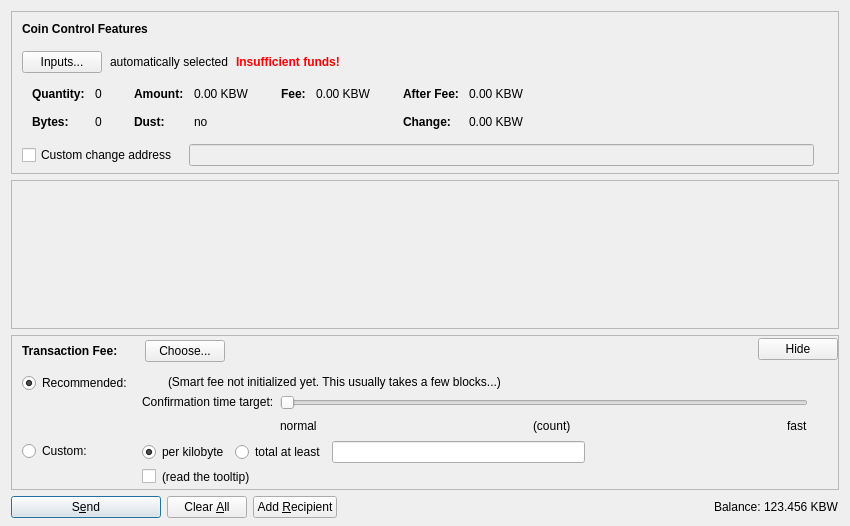
<?xml version="1.0" encoding="UTF-8"?>
<ui version="4.0">
 <class>SendCoinsDialog</class>
 <widget class="QDialog" name="SendCoinsDialog">
  <property name="geometry">
   <rect>
    <x>0</x>
    <y>0</y>
    <width>850</width>
    <height>526</height>
   </rect>
  </property>
  <property name="windowTitle">
   <string>Send Coins</string>
  </property>
  <layout class="QVBoxLayout" name="verticalLayout" stretch="0,1,0,0">
   <property name="bottomMargin">
    <number>8</number>
   </property>
   <item>
    <widget class="QFrame" name="frameCoinControl">
     <property name="sizePolicy">
      <sizepolicy hsizetype="Expanding" vsizetype="Expanding">
       <horstretch>0</horstretch>
       <verstretch>0</verstretch>
      </sizepolicy>
     </property>
     <property name="maximumSize">
      <size>
       <width>16777215</width>
       <height>16777215</height>
      </size>
     </property>
     <property name="frameShape">
      <enum>QFrame::StyledPanel</enum>
     </property>
     <property name="frameShadow">
      <enum>QFrame::Sunken</enum>
     </property>
     <layout class="QVBoxLayout" name="verticalLayoutCoinControl2">
      <property name="spacing">
       <number>0</number>
      </property>
      <property name="leftMargin">
       <number>0</number>
      </property>
      <property name="topMargin">
       <number>0</number>
      </property>
      <property name="rightMargin">
       <number>0</number>
      </property>
      <property name="bottomMargin">
       <number>6</number>
      </property>
      <item>
       <layout class="QVBoxLayout" name="verticalLayoutCoinControl" stretch="0,0,0,0,1">
        <property name="spacing">
         <number>0</number>
        </property>
        <property name="leftMargin">
         <number>10</number>
        </property>
        <property name="topMargin">
         <number>10</number>
        </property>
        <item>
         <layout class="QHBoxLayout" name="horizontalLayoutCoinControl1">
          <property name="bottomMargin">
           <number>15</number>
          </property>
          <item>
           <widget class="QLabel" name="labelCoinControlFeatures">
            <property name="sizePolicy">
             <sizepolicy hsizetype="Preferred" vsizetype="Maximum">
              <horstretch>0</horstretch>
              <verstretch>0</verstretch>
             </sizepolicy>
            </property>
            <property name="font">
             <font>
              <weight>75</weight>
              <bold>true</bold>
             </font>
            </property>
            <property name="styleSheet">
             <string notr="true">font-weight:bold;</string>
            </property>
            <property name="text">
             <string>Coin Control Features</string>
            </property>
           </widget>
          </item>
         </layout>
        </item>
        <item>
         <layout class="QHBoxLayout" name="horizontalLayoutCoinControl2" stretch="0,0,0,0">
          <property name="spacing">
           <number>8</number>
          </property>
          <property name="bottomMargin">
           <number>10</number>
          </property>
          <item>
           <widget class="QPushButton" name="pushButtonCoinControl">
            <property name="styleSheet">
             <string notr="true"/>
            </property>
            <property name="text">
             <string>Inputs...</string>
            </property>
            <property name="autoDefault">
             <bool>false</bool>
            </property>
           </widget>
          </item>
          <item>
           <widget class="QLabel" name="labelCoinControlAutomaticallySelected">
            <property name="text">
             <string>automatically selected</string>
            </property>
            <property name="margin">
             <number>5</number>
            </property>
           </widget>
          </item>
          <item>
           <widget class="QLabel" name="labelCoinControlInsuffFunds">
            <property name="font">
             <font>
              <weight>75</weight>
              <bold>true</bold>
             </font>
            </property>
            <property name="styleSheet">
             <string notr="true">color:red;font-weight:bold;</string>
            </property>
            <property name="text">
             <string>Insufficient funds!</string>
            </property>
            <property name="margin">
             <number>5</number>
            </property>
           </widget>
          </item>
          <item>
           <spacer name="horizontalSpacerCoinControl">
            <property name="orientation">
             <enum>Qt::Horizontal</enum>
            </property>
            <property name="sizeHint" stdset="0">
             <size>
              <width>40</width>
              <height>1</height>
             </size>
            </property>
           </spacer>
          </item>
         </layout>
        </item>
        <item>
         <widget class="QWidget" name="widgetCoinControl" native="true">
          <property name="sizePolicy">
           <sizepolicy hsizetype="Preferred" vsizetype="Preferred">
            <horstretch>0</horstretch>
            <verstretch>0</verstretch>
           </sizepolicy>
          </property>
          <property name="minimumSize">
           <size>
            <width>0</width>
            <height>0</height>
           </size>
          </property>
          <property name="styleSheet">
           <string notr="true"/>
          </property>
          <layout class="QHBoxLayout" name="horizontalLayoutCoinControl5">
           <property name="leftMargin">
            <number>0</number>
           </property>
           <property name="topMargin">
            <number>0</number>
           </property>
           <property name="rightMargin">
            <number>0</number>
           </property>
           <property name="bottomMargin">
            <number>0</number>
           </property>
           <item>
            <layout class="QHBoxLayout" name="horizontalLayoutCoinControl3" stretch="0,0,0,1">
             <property name="spacing">
              <number>20</number>
             </property>
             <property name="topMargin">
              <number>0</number>
             </property>
             <property name="bottomMargin">
              <number>10</number>
             </property>
             <item>
              <layout class="QFormLayout" name="formLayoutCoinControl1">
               <property name="horizontalSpacing">
                <number>10</number>
               </property>
               <property name="verticalSpacing">
                <number>14</number>
               </property>
               <property name="leftMargin">
                <number>10</number>
               </property>
               <property name="topMargin">
                <number>4</number>
               </property>
               <property name="rightMargin">
                <number>6</number>
               </property>
               <item row="0" column="0">
                <widget class="QLabel" name="labelCoinControlQuantityText">
                 <property name="font">
                  <font>
                   <weight>75</weight>
                   <bold>true</bold>
                  </font>
                 </property>
                 <property name="text">
                  <string>Quantity:</string>
                 </property>
                 <property name="margin">
                  <number>0</number>
                 </property>
                </widget>
               </item>
               <item row="0" column="1">
                <widget class="QLabel" name="labelCoinControlQuantity">
                 <property name="cursor">
                  <cursorShape>IBeamCursor</cursorShape>
                 </property>
                 <property name="contextMenuPolicy">
                  <enum>Qt::ActionsContextMenu</enum>
                 </property>
                 <property name="text">
                  <string notr="true">0</string>
                 </property>
                 <property name="margin">
                  <number>0</number>
                 </property>
                 <property name="textInteractionFlags">
                  <set>Qt::LinksAccessibleByMouse|Qt::TextSelectableByKeyboard|Qt::TextSelectableByMouse</set>
                 </property>
                </widget>
               </item>
               <item row="1" column="0">
                <widget class="QLabel" name="labelCoinControlBytesText">
                 <property name="font">
                  <font>
                   <weight>75</weight>
                   <bold>true</bold>
                  </font>
                 </property>
                 <property name="text">
                  <string>Bytes:</string>
                 </property>
                </widget>
               </item>
               <item row="1" column="1">
                <widget class="QLabel" name="labelCoinControlBytes">
                 <property name="cursor">
                  <cursorShape>IBeamCursor</cursorShape>
                 </property>
                 <property name="contextMenuPolicy">
                  <enum>Qt::ActionsContextMenu</enum>
                 </property>
                 <property name="text">
                  <string notr="true">0</string>
                 </property>
                 <property name="textInteractionFlags">
                  <set>Qt::LinksAccessibleByMouse|Qt::TextSelectableByKeyboard|Qt::TextSelectableByMouse</set>
                 </property>
                </widget>
               </item>
              </layout>
             </item>
             <item>
              <layout class="QFormLayout" name="formLayoutCoinControl2">
               <property name="horizontalSpacing">
                <number>10</number>
               </property>
               <property name="verticalSpacing">
                <number>14</number>
               </property>
               <property name="leftMargin">
                <number>6</number>
               </property>
               <property name="topMargin">
                <number>4</number>
               </property>
               <property name="rightMargin">
                <number>6</number>
               </property>
               <item row="0" column="0">
                <widget class="QLabel" name="labelCoinControlAmountText">
                 <property name="font">
                  <font>
                   <weight>75</weight>
                   <bold>true</bold>
                  </font>
                 </property>
                 <property name="text">
                  <string>Amount:</string>
                 </property>
                 <property name="margin">
                  <number>0</number>
                 </property>
                </widget>
               </item>
               <item row="0" column="1">
                <widget class="QLabel" name="labelCoinControlAmount">
                 <property name="cursor">
                  <cursorShape>IBeamCursor</cursorShape>
                 </property>
                 <property name="contextMenuPolicy">
                  <enum>Qt::ActionsContextMenu</enum>
                 </property>
                 <property name="text">
                  <string notr="true">0.00 KBW</string>
                 </property>
                 <property name="textInteractionFlags">
                  <set>Qt::LinksAccessibleByMouse|Qt::TextSelectableByKeyboard|Qt::TextSelectableByMouse</set>
                 </property>
                </widget>
               </item>
               <item row="1" column="0">
                <widget class="QLabel" name="labelCoinControlLowOutputText">
                 <property name="font">
                  <font>
                   <weight>75</weight>
                   <bold>true</bold>
                  </font>
                 </property>
                 <property name="text">
                  <string>Dust:</string>
                 </property>
                </widget>
               </item>
               <item row="1" column="1">
                <widget class="QLabel" name="labelCoinControlLowOutput">
                 <property name="cursor">
                  <cursorShape>IBeamCursor</cursorShape>
                 </property>
                 <property name="contextMenuPolicy">
                  <enum>Qt::ActionsContextMenu</enum>
                 </property>
                 <property name="text">
                  <string notr="true">no</string>
                 </property>
                 <property name="textInteractionFlags">
                  <set>Qt::LinksAccessibleByMouse|Qt::TextSelectableByKeyboard|Qt::TextSelectableByMouse</set>
                 </property>
                </widget>
               </item>
              </layout>
             </item>
             <item>
              <layout class="QFormLayout" name="formLayoutCoinControl3">
               <property name="horizontalSpacing">
                <number>10</number>
               </property>
               <property name="verticalSpacing">
                <number>14</number>
               </property>
               <property name="leftMargin">
                <number>6</number>
               </property>
               <property name="topMargin">
                <number>4</number>
               </property>
               <property name="rightMargin">
                <number>6</number>
               </property>
               <item row="0" column="0">
                <widget class="QLabel" name="labelCoinControlFeeText">
                 <property name="font">
                  <font>
                   <weight>75</weight>
                   <bold>true</bold>
                  </font>
                 </property>
                 <property name="text">
                  <string>Fee:</string>
                 </property>
                 <property name="margin">
                  <number>0</number>
                 </property>
                </widget>
               </item>
               <item row="0" column="1">
                <widget class="QLabel" name="labelCoinControlFee">
                 <property name="cursor">
                  <cursorShape>IBeamCursor</cursorShape>
                 </property>
                 <property name="contextMenuPolicy">
                  <enum>Qt::ActionsContextMenu</enum>
                 </property>
                 <property name="text">
                  <string notr="true">0.00 KBW</string>
                 </property>
                 <property name="textInteractionFlags">
                  <set>Qt::LinksAccessibleByMouse|Qt::TextSelectableByKeyboard|Qt::TextSelectableByMouse</set>
                 </property>
                </widget>
               </item>
              </layout>
             </item>
             <item>
              <layout class="QFormLayout" name="formLayoutCoinControl4">
               <property name="horizontalSpacing">
                <number>10</number>
               </property>
               <property name="verticalSpacing">
                <number>14</number>
               </property>
               <property name="leftMargin">
                <number>6</number>
               </property>
               <property name="topMargin">
                <number>4</number>
               </property>
               <property name="rightMargin">
                <number>6</number>
               </property>
               <item row="0" column="0">
                <widget class="QLabel" name="labelCoinControlAfterFeeText">
                 <property name="font">
                  <font>
                   <weight>75</weight>
                   <bold>true</bold>
                  </font>
                 </property>
                 <property name="text">
                  <string>After Fee:</string>
                 </property>
                 <property name="margin">
                  <number>0</number>
                 </property>
                </widget>
               </item>
               <item row="0" column="1">
                <widget class="QLabel" name="labelCoinControlAfterFee">
                 <property name="cursor">
                  <cursorShape>IBeamCursor</cursorShape>
                 </property>
                 <property name="contextMenuPolicy">
                  <enum>Qt::ActionsContextMenu</enum>
                 </property>
                 <property name="text">
                  <string notr="true">0.00 KBW</string>
                 </property>
                 <property name="textInteractionFlags">
                  <set>Qt::LinksAccessibleByMouse|Qt::TextSelectableByKeyboard|Qt::TextSelectableByMouse</set>
                 </property>
                </widget>
               </item>
               <item row="1" column="0">
                <widget class="QLabel" name="labelCoinControlChangeText">
                 <property name="font">
                  <font>
                   <weight>75</weight>
                   <bold>true</bold>
                  </font>
                 </property>
                 <property name="text">
                  <string>Change:</string>
                 </property>
                </widget>
               </item>
               <item row="1" column="1">
                <widget class="QLabel" name="labelCoinControlChange">
                 <property name="cursor">
                  <cursorShape>IBeamCursor</cursorShape>
                 </property>
                 <property name="contextMenuPolicy">
                  <enum>Qt::ActionsContextMenu</enum>
                 </property>
                 <property name="text">
                  <string notr="true">0.00 KBW</string>
                 </property>
                 <property name="textInteractionFlags">
                  <set>Qt::LinksAccessibleByMouse|Qt::TextSelectableByKeyboard|Qt::TextSelectableByMouse</set>
                 </property>
                </widget>
               </item>
              </layout>
             </item>
            </layout>
           </item>
          </layout>
         </widget>
        </item>
        <item>
         <layout class="QHBoxLayout" name="horizontalLayoutCoinControl4" stretch="0,0,0">
          <property name="spacing">
           <number>12</number>
          </property>
          <property name="sizeConstraint">
           <enum>QLayout::SetDefaultConstraint</enum>
          </property>
          <property name="topMargin">
           <number>5</number>
          </property>
          <property name="rightMargin">
           <number>5</number>
          </property>
          <item>
           <widget class="QCheckBox" name="checkBoxCoinControlChange">
            <property name="toolTip">
             <string>If this is activated, but the change address is empty or invalid, change will be sent to a newly generated address.</string>
            </property>
            <property name="text">
             <string>Custom change address</string>
            </property>
           </widget>
          </item>
          <item>
           <widget class="QValidatedLineEdit" name="lineEditCoinControlChange">
            <property name="enabled">
             <bool>false</bool>
            </property>
            <property name="sizePolicy">
             <sizepolicy hsizetype="Expanding" vsizetype="Fixed">
              <horstretch>0</horstretch>
              <verstretch>0</verstretch>
             </sizepolicy>
            </property>
           </widget>
          </item>
          <item>
           <widget class="QLabel" name="labelCoinControlChangeLabel">
            <property name="sizePolicy">
             <sizepolicy hsizetype="Preferred" vsizetype="Expanding">
              <horstretch>0</horstretch>
              <verstretch>0</verstretch>
             </sizepolicy>
            </property>
            <property name="minimumSize">
             <size>
              <width>0</width>
              <height>0</height>
             </size>
            </property>
            <property name="text">
             <string/>
            </property>
            <property name="margin">
             <number>3</number>
            </property>
           </widget>
          </item>
         </layout>
        </item>
        <item>
         <spacer name="verticalSpacerCoinControl">
          <property name="orientation">
           <enum>Qt::Vertical</enum>
          </property>
          <property name="sizeHint" stdset="0">
           <size>
            <width>800</width>
            <height>1</height>
           </size>
          </property>
         </spacer>
        </item>
       </layout>
      </item>
     </layout>
    </widget>
   </item>
   <item>
    <widget class="QScrollArea" name="scrollArea">
     <property name="widgetResizable">
      <bool>true</bool>
     </property>
     <widget class="QWidget" name="scrollAreaWidgetContents">
      <property name="geometry">
       <rect>
        <x>0</x>
        <y>0</y>
        <width>830</width>
        <height>104</height>
       </rect>
      </property>
      <layout class="QVBoxLayout" name="verticalLayout_2" stretch="0,1">
       <property name="leftMargin">
        <number>0</number>
       </property>
       <property name="topMargin">
        <number>0</number>
       </property>
       <property name="rightMargin">
        <number>0</number>
       </property>
       <property name="bottomMargin">
        <number>0</number>
       </property>
       <item>
        <layout class="QVBoxLayout" name="entries">
         <property name="spacing">
          <number>6</number>
         </property>
        </layout>
       </item>
       <item>
        <spacer name="verticalSpacer">
         <property name="orientation">
          <enum>Qt::Vertical</enum>
         </property>
         <property name="sizeHint" stdset="0">
          <size>
           <width>20</width>
           <height>40</height>
          </size>
         </property>
        </spacer>
       </item>
      </layout>
     </widget>
    </widget>
   </item>
   <item>
    <widget class="QFrame" name="frameFee">
     <property name="sizePolicy">
      <sizepolicy hsizetype="Expanding" vsizetype="Expanding">
       <horstretch>0</horstretch>
       <verstretch>0</verstretch>
      </sizepolicy>
     </property>
     <property name="maximumSize">
      <size>
       <width>16777215</width>
       <height>16777215</height>
      </size>
     </property>
     <property name="frameShape">
      <enum>QFrame::StyledPanel</enum>
     </property>
     <property name="frameShadow">
      <enum>QFrame::Sunken</enum>
     </property>
     <layout class="QVBoxLayout" name="verticalLayoutFee1">
      <property name="spacing">
       <number>0</number>
      </property>
      <property name="leftMargin">
       <number>0</number>
      </property>
      <property name="topMargin">
       <number>0</number>
      </property>
      <property name="rightMargin">
       <number>0</number>
      </property>
      <property name="bottomMargin">
       <number>0</number>
      </property>
      <item>
       <layout class="QVBoxLayout" name="verticalLayoutFee2" stretch="0,0,0">
        <property name="spacing">
         <number>0</number>
        </property>
        <property name="leftMargin">
         <number>10</number>
        </property>
        <property name="topMargin">
         <number>0</number>
        </property>
        <item>
         <layout class="QHBoxLayout" name="horizontalLayoutFee1">
          <property name="bottomMargin">
           <number>0</number>
          </property>
          <item>
           <layout class="QVBoxLayout" name="verticalLayoutFee7">
            <property name="spacing">
             <number>0</number>
            </property>
            <item>
             <spacer name="verticalSpacerSmartFee">
              <property name="orientation">
               <enum>Qt::Vertical</enum>
              </property>
              <property name="sizeType">
               <enum>QSizePolicy::Fixed</enum>
              </property>
              <property name="sizeHint" stdset="0">
               <size>
                <width>1</width>
                <height>4</height>
               </size>
              </property>
             </spacer>
            </item>
            <item>
             <layout class="QHBoxLayout" name="horizontalLayoutSmartFee">
              <property name="spacing">
               <number>10</number>
              </property>
              <item>
               <widget class="QLabel" name="labelFeeHeadline">
                <property name="sizePolicy">
                 <sizepolicy hsizetype="Preferred" vsizetype="Maximum">
                  <horstretch>0</horstretch>
                  <verstretch>0</verstretch>
                 </sizepolicy>
                </property>
                <property name="font">
                 <font>
                  <weight>75</weight>
                  <bold>true</bold>
                 </font>
                </property>
                <property name="styleSheet">
                 <string notr="true">font-weight:bold;</string>
                </property>
                <property name="text">
                 <string>Transaction Fee:</string>
                </property>
               </widget>
              </item>
              <item>
               <widget class="QLabel" name="labelFeeMinimized">
                <property name="text">
                 <string/>
                </property>
               </widget>
              </item>
              <item>
               <widget class="QPushButton" name="buttonChooseFee">
                <property name="text">
                 <string>Choose...</string>
                </property>
               </widget>
              </item>
             </layout>
            </item>
            <item>
             <spacer name="verticalSpacer_5">
              <property name="orientation">
               <enum>Qt::Vertical</enum>
              </property>
              <property name="sizeHint" stdset="0">
               <size>
                <width>1</width>
                <height>1</height>
               </size>
              </property>
             </spacer>
            </item>
           </layout>
          </item>
          <item>
           <spacer name="horizontalSpacer_4">
            <property name="orientation">
             <enum>Qt::Horizontal</enum>
            </property>
            <property name="sizeHint" stdset="0">
             <size>
              <width>40</width>
              <height>20</height>
             </size>
            </property>
           </spacer>
          </item>
          <item>
           <widget class="QPushButton" name="buttonMinimizeFee">
            <property name="toolTip">
             <string>collapse fee-settings</string>
            </property>
            <property name="text">
             <string>Hide</string>
            </property>
           </widget>
          </item>
         </layout>
        </item>
        <item>
         <widget class="QFrame" name="frameFeeSelection">
          <layout class="QVBoxLayout" name="verticalLayoutFee12">
           <property name="spacing">
            <number>0</number>
           </property>
           <property name="leftMargin">
            <number>0</number>
           </property>
           <property name="topMargin">
            <number>0</number>
           </property>
           <property name="rightMargin">
            <number>0</number>
           </property>
           <property name="bottomMargin">
            <number>0</number>
           </property>
           <item>
            <layout class="QGridLayout" name="gridLayoutFee">
             <property name="topMargin">
              <number>10</number>
             </property>
             <property name="bottomMargin">
              <number>4</number>
             </property>
             <property name="horizontalSpacing">
              <number>10</number>
             </property>
             <property name="verticalSpacing">
              <number>4</number>
             </property>
             <item row="1" column="1">
              <layout class="QVBoxLayout" name="verticalLayoutFee8">
               <property name="spacing">
                <number>6</number>
               </property>
               <item>
                <layout class="QHBoxLayout" name="horizontalLayoutFee13">
                 <item>
                  <widget class="QRadioButton" name="radioCustomPerKilobyte">
                   <property name="toolTip">
                    <string>If the custom fee is set to 1000 satoshis and the transaction is only 250 bytes, then &quot;per kilobyte&quot; only pays 250 satoshis in fee, while &quot;total at least&quot; pays 1000 satoshis. For transactions bigger than a kilobyte both pay by kilobyte.</string>
                   </property>
                   <property name="text">
                    <string>per kilobyte</string>
                   </property>
                   <property name="checked">
                    <bool>true</bool>
                   </property>
                   <attribute name="buttonGroup">
                    <string notr="true">groupCustomFee</string>
                   </attribute>
                  </widget>
                 </item>
                 <item>
                  <widget class="QRadioButton" name="radioCustomAtLeast">
                   <property name="toolTip">
                    <string>If the custom fee is set to 1000 satoshis and the transaction is only 250 bytes, then &quot;per kilobyte&quot; only pays 250 satoshis in fee, while &quot;total at least&quot; pays 1000 satoshis. For transactions bigger than a kilobyte both pay by kilobyte.</string>
                   </property>
                   <property name="text">
                    <string>total at least</string>
                   </property>
                   <attribute name="buttonGroup">
                    <string notr="true">groupCustomFee</string>
                   </attribute>
                  </widget>
                 </item>
                 <item>
                  <widget class="BitcoinAmountField" name="customFee"/>
                 </item>
                 <item>
                  <spacer name="horizontalSpacer_6">
                   <property name="orientation">
                    <enum>Qt::Horizontal</enum>
                   </property>
                   <property name="sizeHint" stdset="0">
                    <size>
                     <width>1</width>
                     <height>1</height>
                    </size>
                   </property>
                  </spacer>
                 </item>
                </layout>
               </item>
               <item>
                <layout class="QHBoxLayout" name="horizontalLayoutFee8">
                 <item>
                  <widget class="QCheckBox" name="checkBoxMinimumFee">
                   <property name="toolTip">
                    <string>Paying only the minimum fee is just fine as long as there is less transaction volume than space in the blocks. But be aware that this can end up in a never confirming transaction once there is more demand for keyboardwarriorcoin transactions than the network can process.</string>
                   </property>
                   <property name="text">
                    <string/>
                   </property>
                  </widget>
                 </item>
                 <item>
                  <widget class="QLabel" name="labelMinFeeWarning">
                   <property name="enabled">
                    <bool>true</bool>
                   </property>
                   <property name="toolTip">
                    <string>Paying only the minimum fee is just fine as long as there is less transaction volume than space in the blocks. But be aware that this can end up in a never confirming transaction once there is more demand for keyboardwarriorcoin transactions than the network can process.</string>
                   </property>
                   <property name="text">
                    <string>(read the tooltip)</string>
                   </property>
                   <property name="margin">
                    <number>5</number>
                   </property>
                  </widget>
                 </item>
                 <item>
                  <spacer name="horizontalSpacer_2">
                   <property name="orientation">
                    <enum>Qt::Horizontal</enum>
                   </property>
                   <property name="sizeHint" stdset="0">
                    <size>
                     <width>1</width>
                     <height>1</height>
                    </size>
                   </property>
                  </spacer>
                 </item>
                </layout>
               </item>
              </layout>
             </item>
             <item row="0" column="0">
              <layout class="QVBoxLayout" name="verticalLayoutFee4" stretch="0,1">
               <item>
                <widget class="QRadioButton" name="radioSmartFee">
                 <property name="text">
                  <string>Recommended:</string>
                 </property>
                 <property name="checked">
                  <bool>true</bool>
                 </property>
                 <attribute name="buttonGroup">
                  <string notr="true">groupFee</string>
                 </attribute>
                </widget>
               </item>
               <item>
                <spacer name="verticalSpacer_2">
                 <property name="orientation">
                  <enum>Qt::Vertical</enum>
                 </property>
                 <property name="sizeHint" stdset="0">
                  <size>
                   <width>1</width>
                   <height>1</height>
                  </size>
                 </property>
                </spacer>
               </item>
              </layout>
             </item>
             <item row="1" column="0">
              <layout class="QVBoxLayout" name="verticalLayoutFee9" stretch="0,1">
               <item>
                <widget class="QRadioButton" name="radioCustomFee">
                 <property name="text">
                  <string>Custom:</string>
                 </property>
                 <attribute name="buttonGroup">
                  <string notr="true">groupFee</string>
                 </attribute>
                </widget>
               </item>
               <item>
                <spacer name="verticalSpacer_6">
                 <property name="orientation">
                  <enum>Qt::Vertical</enum>
                 </property>
                 <property name="sizeHint" stdset="0">
                  <size>
                   <width>1</width>
                   <height>1</height>
                  </size>
                 </property>
                </spacer>
               </item>
              </layout>
             </item>
             <item row="0" column="1">
              <layout class="QVBoxLayout" name="verticalLayoutFee3" stretch="0,0,1">
               <property name="spacing">
                <number>6</number>
               </property>
               <property name="topMargin">
                <number>2</number>
               </property>
               <item>
                <layout class="QHBoxLayout" name="horizontalLayoutFee12">
                 <item>
                  <widget class="QLabel" name="labelSmartFee">
                   <property name="text">
                    <string/>
                   </property>
                   <property name="margin">
                    <number>2</number>
                   </property>
                  </widget>
                 </item>
                 <item>
                  <widget class="QLabel" name="labelFeeEstimation">
                   <property name="text">
                    <string/>
                   </property>
                  </widget>
                 </item>
                 <item>
                  <widget class="QLabel" name="labelSmartFee2">
                   <property name="text">
                    <string>(Smart fee not initialized yet. This usually takes a few blocks...)</string>
                   </property>
                   <property name="margin">
                    <number>2</number>
                   </property>
                  </widget>
                 </item>
                 <item>
                  <spacer name="horizontalSpacer_5">
                   <property name="orientation">
                    <enum>Qt::Horizontal</enum>
                   </property>
                   <property name="sizeHint" stdset="0">
                    <size>
                     <width>1</width>
                     <height>1</height>
                    </size>
                   </property>
                  </spacer>
                 </item>
                </layout>
               </item>
               <item>
                <layout class="QHBoxLayout" name="horizontalLayoutFee9">
                 <item>
                  <layout class="QVBoxLayout" name="verticalLayoutFee6">
                   <item>
                    <widget class="QLabel" name="labelSmartFee3">
                     <property name="text">
                      <string>Confirmation time target:</string>
                     </property>
                     <property name="margin">
                      <number>2</number>
                     </property>
                    </widget>
                   </item>
                   <item>
                    <spacer name="verticalSpacer_3">
                     <property name="orientation">
                      <enum>Qt::Vertical</enum>
                     </property>
                     <property name="sizeHint" stdset="0">
                      <size>
                       <width>1</width>
                       <height>1</height>
                      </size>
                     </property>
                    </spacer>
                   </item>
                  </layout>
                 </item>
                 <item>
                  <layout class="QVBoxLayout" name="verticalLayoutFee5">
                   <property name="rightMargin">
                    <number>30</number>
                   </property>
                   <item>
                    <widget class="QSlider" name="sliderSmartFee">
                     <property name="minimum">
                      <number>0</number>
                     </property>
                     <property name="maximum">
                      <number>23</number>
                     </property>
                     <property name="pageStep">
                      <number>1</number>
                     </property>
                     <property name="value">
                      <number>0</number>
                     </property>
                     <property name="orientation">
                      <enum>Qt::Horizontal</enum>
                     </property>
                     <property name="invertedAppearance">
                      <bool>false</bool>
                     </property>
                     <property name="invertedControls">
                      <bool>false</bool>
                     </property>
                     <property name="tickPosition">
                      <enum>QSlider::NoTicks</enum>
                     </property>
                    </widget>
                   </item>
                   <item>
                    <layout class="QHBoxLayout" name="horizontalLayoutFee10">
                     <item>
                      <widget class="QLabel" name="labelSmartFeeNormal">
                       <property name="text">
                        <string>normal</string>
                       </property>
                      </widget>
                     </item>
                     <item>
                      <spacer name="horizontalSpacer_7">
                       <property name="orientation">
                        <enum>Qt::Horizontal</enum>
                       </property>
                       <property name="sizeHint" stdset="0">
                        <size>
                         <width>40</width>
                         <height>20</height>
                        </size>
                       </property>
                      </spacer>
                     </item>
                     <item>
                      <widget class="QLabel" name="confirmationTargetLabel">
                       <property name="text">
                        <string notr="true">(count)</string>
                       </property>
                      </widget>
                     </item>
                     <item>
                      <spacer name="horizontalSpacer_3">
                       <property name="orientation">
                        <enum>Qt::Horizontal</enum>
                       </property>
                       <property name="sizeHint" stdset="0">
                        <size>
                         <width>40</width>
                         <height>20</height>
                        </size>
                       </property>
                      </spacer>
                     </item>
                     <item>
                      <widget class="QLabel" name="labelSmartFeeFast">
                       <property name="text">
                        <string>fast</string>
                       </property>
                      </widget>
                     </item>
                    </layout>
                   </item>
                  </layout>
                 </item>
                </layout>
               </item>
               <item>
                <spacer name="verticalSpacer_4">
                 <property name="orientation">
                  <enum>Qt::Vertical</enum>
                 </property>
                 <property name="sizeHint" stdset="0">
                  <size>
                   <width>1</width>
                   <height>1</height>
                  </size>
                 </property>
                </spacer>
               </item>
              </layout>
             </item>
            </layout>
           </item>
          </layout>
         </widget>
        </item>
        <item>
         <spacer name="verticalSpacerFee">
          <property name="orientation">
           <enum>Qt::Vertical</enum>
          </property>
          <property name="sizeHint" stdset="0">
           <size>
            <width>800</width>
            <height>1</height>
           </size>
          </property>
         </spacer>
        </item>
       </layout>
      </item>
     </layout>
    </widget>
   </item>
   <item>
    <layout class="QHBoxLayout" name="horizontalLayout">
     <item>
      <widget class="QPushButton" name="sendButton">
       <property name="minimumSize">
        <size>
         <width>150</width>
         <height>0</height>
        </size>
       </property>
       <property name="toolTip">
        <string>Confirm the send action</string>
       </property>
       <property name="text">
        <string>S&amp;end</string>
       </property>
       <property name="icon">
        <iconset resource="../bitcoin.qrc">
         <normaloff>:/icons/send</normaloff>:/icons/send</iconset>
       </property>
       <property name="autoDefault">
        <bool>false</bool>
       </property>
       <property name="default">
        <bool>true</bool>
       </property>
      </widget>
     </item>
     <item>
      <widget class="QPushButton" name="clearButton">
       <property name="sizePolicy">
        <sizepolicy hsizetype="Minimum" vsizetype="Fixed">
         <horstretch>0</horstretch>
         <verstretch>0</verstretch>
        </sizepolicy>
       </property>
       <property name="toolTip">
        <string>Clear all fields of the form.</string>
       </property>
       <property name="text">
        <string>Clear &amp;All</string>
       </property>
       <property name="icon">
        <iconset resource="../bitcoin.qrc">
         <normaloff>:/icons/remove</normaloff>:/icons/remove</iconset>
       </property>
       <property name="autoDefault">
        <bool>false</bool>
       </property>
      </widget>
     </item>
     <item>
      <widget class="QPushButton" name="addButton">
       <property name="toolTip">
        <string>Send to multiple recipients at once</string>
       </property>
       <property name="text">
        <string>Add &amp;Recipient</string>
       </property>
       <property name="icon">
        <iconset resource="../bitcoin.qrc">
         <normaloff>:/icons/add</normaloff>:/icons/add</iconset>
       </property>
       <property name="autoDefault">
        <bool>false</bool>
       </property>
      </widget>
     </item>
     <item>
      <spacer name="horizontalSpacer">
       <property name="orientation">
        <enum>Qt::Horizontal</enum>
       </property>
       <property name="sizeHint" stdset="0">
        <size>
         <width>40</width>
         <height>20</height>
        </size>
       </property>
      </spacer>
     </item>
     <item>
      <layout class="QHBoxLayout" name="horizontalLayout_2">
       <property name="spacing">
        <number>3</number>
       </property>
       <item>
        <widget class="QLabel" name="label">
         <property name="sizePolicy">
          <sizepolicy hsizetype="Preferred" vsizetype="Fixed">
           <horstretch>0</horstretch>
           <verstretch>0</verstretch>
          </sizepolicy>
         </property>
         <property name="text">
          <string>Balance:</string>
         </property>
        </widget>
       </item>
       <item>
        <widget class="QLabel" name="labelBalance">
         <property name="sizePolicy">
          <sizepolicy hsizetype="Preferred" vsizetype="Fixed">
           <horstretch>0</horstretch>
           <verstretch>0</verstretch>
          </sizepolicy>
         </property>
         <property name="cursor">
          <cursorShape>IBeamCursor</cursorShape>
         </property>
         <property name="text">
          <string notr="true">123.456 KBW</string>
         </property>
         <property name="textInteractionFlags">
          <set>Qt::LinksAccessibleByMouse|Qt::TextSelectableByKeyboard|Qt::TextSelectableByMouse</set>
         </property>
        </widget>
       </item>
      </layout>
     </item>
    </layout>
   </item>
  </layout>
 </widget>
 <customwidgets>
  <customwidget>
   <class>QValidatedLineEdit</class>
   <extends>QLineEdit</extends>
   <header>qvalidatedlineedit.h</header>
  </customwidget>
  <customwidget>
   <class>BitcoinAmountField</class>
   <extends>QLineEdit</extends>
   <header>bitcoinamountfield.h</header>
   <container>1</container>
  </customwidget>
 </customwidgets>
 <resources>
  <include location="../bitcoin.qrc"/>
 </resources>
 <connections/>
 <buttongroups>
  <buttongroup name="groupFee"/>
  <buttongroup name="groupCustomFee"/>
 </buttongroups>
</ui>
